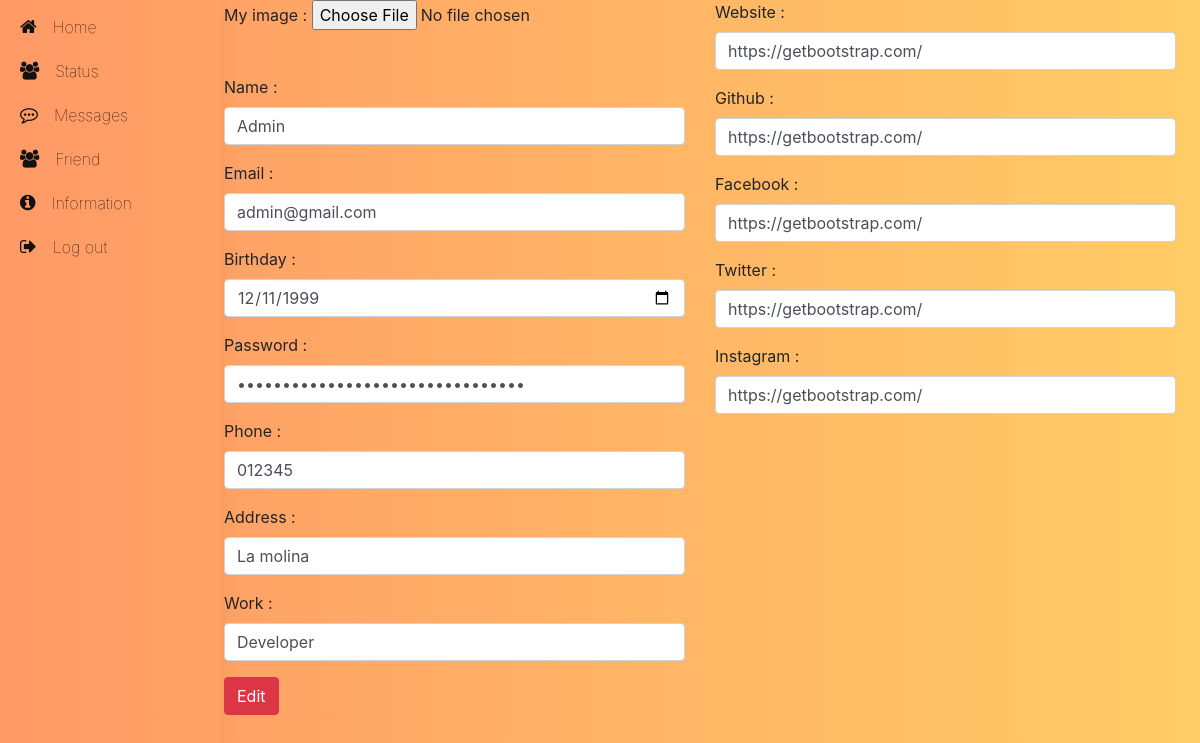
Page /profile.php (signed in) on the committed database.
### tables this page shows
CREATE TABLE `user` (
  `id` int(11) NOT NULL,
  `name` varchar(50) NOT NULL,
  `email` varchar(50) NOT NULL,
  `birthday` date NOT NULL,
  `password` varchar(255) NOT NULL,
  `phone` varchar(12) NOT NULL,
  `address` varchar(255) NOT NULL,
  `work` varchar(100) NOT NULL,
  `images` varchar(255) NOT NULL,
  `website` varchar(100) NOT NULL,
  `github` varchar(100) NOT NULL,
  `twitter` varchar(100) NOT NULL,
  `instagram` varchar(100) NOT NULL,
  `facebook` varchar(100) NOT NULL,
  `time` timestamp NOT NULL DEFAULT current_timestamp() ON UPDATE current_timestamp(),
  `user_status` int(1) NOT NULL
);

### session.php (called while the page is built, shortened)
<?php
    $email = $_SESSION['login_user'];
?>

### profile.php (the view, shortened to what this page needs)
<?php
    include './session.php';
    $sql = mysqli_query( $conn ,"select * from user where email = '$email' ");
    $row = mysqli_fetch_array($sql,MYSQLI_ASSOC);
?>
<!DOCTYPE html>
<html lang="en">
<head>
    <link rel="stylesheet" href="https://cdnjs.cloudflare.com/ajax/libs/twitter-bootstrap/4.6.0/css/bootstrap.min.css">
    <link rel="stylesheet" href="https://cdnjs.cloudflare.com/ajax/libs/font-awesome/5.15.2/css/all.min.css">
    <link rel="stylesheet" href="css/css.css">
    <link rel="stylesheet" href="https://cdnjs.cloudflare.com/ajax/libs/font-awesome/4.7.0/css/font-awesome.min.css">
</head>
<body>
    <div id="main">
        <div class="container-fluid">
            <div class="row">
                <?php include './template/menu.php'; ?>
                <main role="main" class="col-md-9 ml-sm-auto col-lg-10 px-4">
                    <div class="row">
                        <div class="col-sm-6">
                            <form action="editprofile.php" method="POST" enctype="multipart/form-data">
                                <div class="form-group">
                                    <label for="">My image : </label>
                                    <input type="file" name="file" id="fileToUpload" onchange="loadFile(event)" >
                                </div>
                                <div class="row">
                                    <div class="col-sm-3">
                                    </div>
                                </div>
                                <div class="form-group">
                                    <label for="">Name : </label>
                                    <input type="text" class="form-control" name="name" id=""  placeholder="Name" value="<?php echo $row['name'];  ?>">
                                </div>
                                <div class="form-group">
                                    <label for="">Email : </label>
                                    <input type="email" class="form-control" name="email" id="" aria-describedby="emailHelpId" placeholder="Email" value="<?php echo $row['email'];  ?>">
                                </div>
                                <div class="form-group">
                                    <label for="">Birthday : </label>
                                    <input type="date" class="form-control" name="date" id="" aria-describedby="emailHelpId" placeholder="" value="<?php echo $row['birthday'];  ?>">
                                </div>
                                <div class="form-group">
                                    <label for="">Password : </label>
                                    <input type="password" class="form-control" name="pwd" id="" aria-describedby="emailHelpId" placeholder="Password" value="<?php echo $row['password']; ?>">
                                </div>
                                <div class="form-group">
                                    <label for="">Phone : </label>
                                    <input type="text" class="form-control" name="phone" id=""  placeholder="Phone" value="<?php echo $row['phone'];  ?>">
                                </div>
                                <div class="form-group">
                                    <label for="">Address : </label>
                                    <input type="text" class="form-control" name="address" id=""  placeholder="Address" value="<?php echo $row['address'];  ?>">
                                </div>
                                <div class="form-group">
                                    <label for="">Work : </label>
                                    <input type="text" class="form-control" name="work" id=""  placeholder="work" value="<?php echo $row['work'];  ?>">
                                </div>
                                <button type="submit" name="submit" class="btn btn-danger">Edit</button>
                            </div>
                            <div class="col-sm-6">
                                <div class="form-group">
                                    <label for="">Website : </label>
                                    <input type="text" class="form-control" name="website" id=""  placeholder="Website" value="<?php echo $row['website'];  ?>">
                                </div>
                                <div class="form-group">
                                    <label for="">Github : </label>
                                    <input type="text" class="form-control" name="github" id=""  placeholder="Github" value="<?php echo $row['github'];  ?>">
                                </div>
                                <div class="form-group">
                                    <label for="">Facebook : </label>
                                    <input type="text" class="form-control" name="facebook" id="" placeholder="Facebook" value="<?php echo $row['facebook'];  ?>">
                                </div>
                                <div class="form-group">
                                    <label for="">Twitter : </label>
                                    <input type="text" class="form-control" name="twitter" id=""  placeholder="Twitter" value="<?php echo $row['twitter']; ?>">
                                </div>
                                <div class="form-group">
                                    <label for="">Instagram : </label>
                                    <input type="text" class="form-control" name="instagram" id=""  placeholder="Phone" value="<?php echo $row['instagram'];  ?>">
                                </div>
                            </div>
                        </div>
                    </div>
            </div>
        </div>
</body>
</html>

### css/css.css (style rules this page uses)
* { margin: 0; padding: 0; }
body { font-family: "Hind Vadodara", -apple-system, BlinkMacSystemFont, Segoe UI, Helvetica Neue, Arial, sans-serif; margin: 0; padding: 0; background: linear-gradient(to right, #ff9966, #ffcc66); }

### rows in the picture
user: name "Admin", email "admin@gmail.com", date "12/11/1999", phone "012345", address "La molina", work "Developer", website "https://getbootstrap.com/", github "https://getbootstrap.com/", facebook "https://getbootstrap.com/", twitter "https://getbootstrap.com/", instagram "https://getbootstrap.com/"
